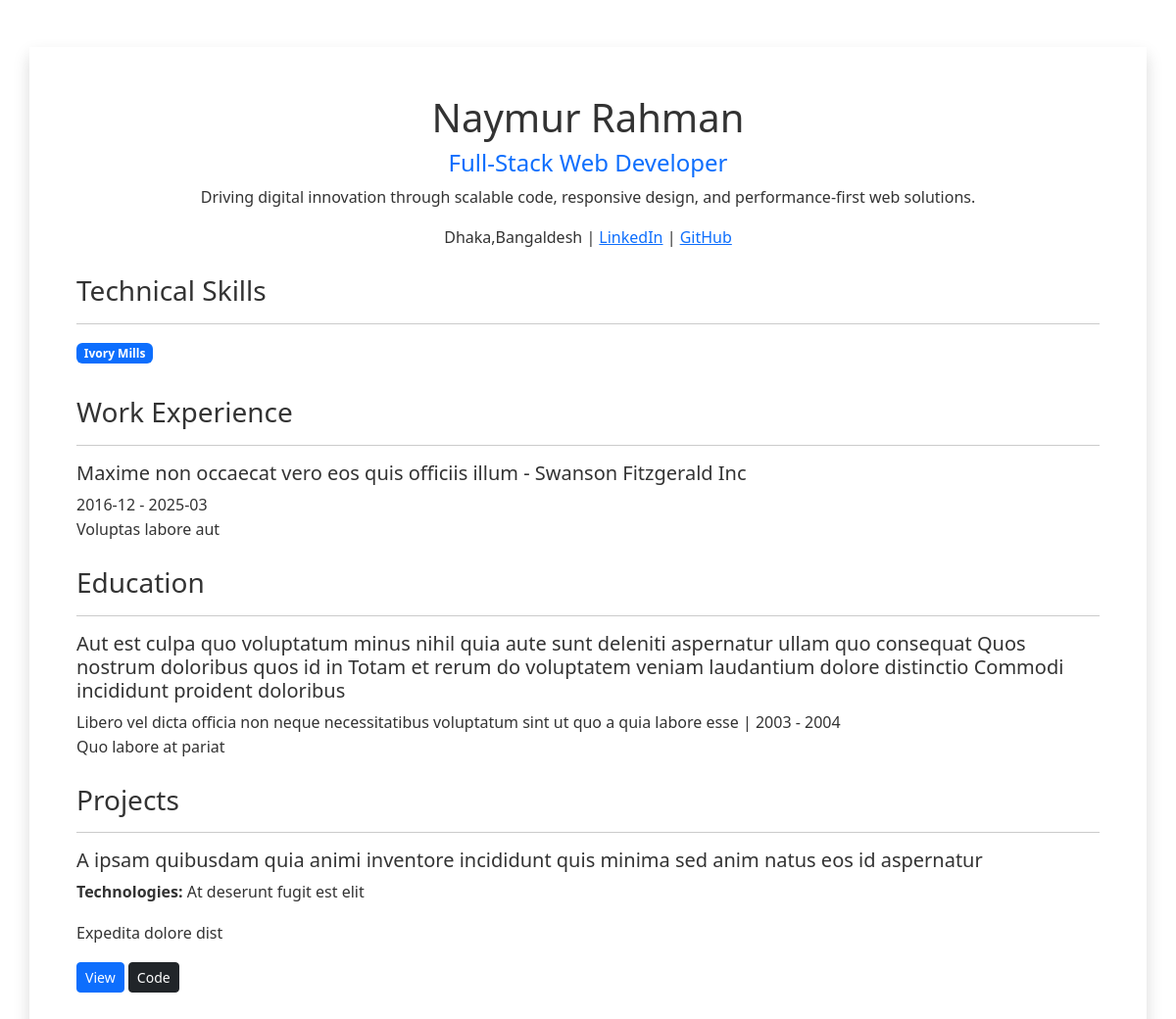
Screenshot of /resume/ with the database file from the repository.
### app/models.py (models this page shows, shortened)
class CustomUserModel(AbstractUser):
    fullname = models.CharField(max_length=255, null=True, blank=True)
    phone = models.CharField(max_length=20, null=True, blank=True)
    title = models.CharField(max_length=100, help_text="Professional title (e.g., Full Stack Developer)", null=True, blank=True)
    date_of_birth = models.DateField(null=True, blank=True)
    bio = models.TextField(max_length=500, help_text="Short bio for hero section", null=True, blank=True)
    about_description = models.TextField(help_text="Detailed about description", null=True, blank=True)
    profile_image = models.ImageField(upload_to='profile_images/', blank=True, null=True)
    resume_file = models.FileField(upload_to='resumes/', blank=True, null=True)
    location = models.CharField(max_length=100, null=True, blank=True)
    linkedin_url = models.URLField(null=True, blank=True)
    github_url = models.URLField(null=True, blank=True)
    twitter_url = models.URLField(null=True, blank=True)
    instagram_url = models.URLField(null=True, blank=True)
    created_at = models.DateTimeField(auto_now_add=True)
    updated_at = models.DateTimeField(auto_now=True)

class skillModel(models.Model):
    user = models.ForeignKey(CustomUserModel, on_delete=models.CASCADE, related_name='skills')
    skill_name = models.CharField(max_length=100)
    image = models.ImageField(upload_to='skill_images/', blank=True, null=True)
    level = models.PositiveIntegerField(default=0, null=True, blank=True)
    created_at = models.DateTimeField(auto_now_add=True)
    updated_at = models.DateTimeField(auto_now=True)

class experienceModel(models.Model):
    user = models.ForeignKey(CustomUserModel, on_delete=models.CASCADE, related_name='experiences')
    job_title = models.CharField(max_length=200)
    company_name = models.CharField(max_length=200)
    location = models.CharField(max_length=100, null=True, blank=True)
    start_date = models.DateField()
    end_date = models.DateField(null=True, blank=True)
    description = models.TextField()
    created_at = models.DateTimeField(auto_now_add=True)
    updated_at = models.DateTimeField(auto_now=True)

class educationModel(models.Model):
    user = models.ForeignKey(CustomUserModel, on_delete=models.CASCADE, related_name='educations')
    degree = models.CharField(max_length=200)
    field_of_study = models.CharField(max_length=200)
    institution = models.CharField(max_length=200)
    start_date = models.DateField()
    end_date = models.DateField(null=True, blank=True)
    description = models.TextField()
    location = models.CharField(max_length=100, null=True, blank=True)
    cgpa = models.CharField(max_length=50, null=True, blank=True)
    out_of = models.CharField(max_length=50, null=True, blank=True)
    created_at = models.DateTimeField(auto_now_add=True)
    updated_at = models.DateTimeField(auto_now=True)

class projectModel(models.Model):
    user = models.ForeignKey(CustomUserModel, on_delete=models.CASCADE, related_name='projects')
    title = models.CharField(max_length=200)
    track_user = models.CharField(max_length=100, null=True, blank=True)
    description = models.TextField()
    image = models.ImageField(upload_to='project_images/', blank=True, null=True)
    project_url = models.URLField(null=True, blank=True)
    git_hub_url = models.URLField(null=True, blank=True)
    created_at = models.DateTimeField(auto_now_add=True)
    updated_at = models.DateTimeField(auto_now=True)

### app/views.py (the view)
# urls.py: path('resume/', resume_view, name='resume'),
def resume_view(request):
    user_profile = CustomUserModel.objects.order_by('-id').first()
    skills = skillModel.objects.filter(user=user_profile)
    projects = projectModel.objects.filter(user=user_profile)
    experiences = experienceModel.objects.filter(user=user_profile)
    educations = educationModel.objects.filter(user=user_profile).order_by('-start_date')
    for project in projects:
        project.tech_list = [t.strip() for t in (project.track_user or "").split(",")]
    context = {
        'user_profile': user_profile,
        'skills': skills,
        'projects': projects,
        'experiences': experiences,
        'educations': educations
    }
    return render(request, 'frontend/resume.html', context)

### app/templates/frontend/resume.html (shortened to what this page needs)
{% load static %}
<!DOCTYPE html>
<html lang="en">
<head>
  <link href="https://cdn.jsdelivr.net/npm/bootstrap@5.3.0/dist/css/bootstrap.min.css" rel="stylesheet">
  <link href="https://cdnjs.cloudflare.com/ajax/libs/font-awesome/6.0.0/css/all.min.css" rel="stylesheet">
  <link href="{% static 'styles.css' %}" rel="stylesheet">
</head>
<body>
  <div class="container my-5 p-5 shadow bg-white">
    <div class="text-center mb-4">
      <h1>{{ user_profile.fullname }}</h1>
      <h4 class="text-primary">{{ user_profile.title }}</h4>
      <p>{{ user_profile.bio }}</p>
      <div>
        <span>{{ user_profile.location }}</span> |
        {% if user_profile.linkedin_url %}<a href="{{ user_profile.linkedin_url }}" target="_blank">LinkedIn</a> |{% endif %}
        {% if user_profile.github_url %}<a href="{{ user_profile.github_url }}" target="_blank">GitHub</a>{% endif %}
      </div>
    </div>
    {% if skills %}
    <section class="mb-4">
      <h3>Technical Skills</h3>
      <hr>
      <div class="row">
        {% for skill in skills %}
        <div class="col-md-3 mb-2">
          <span class="badge bg-primary">{{ skill.skill_name }}</span>
        </div>
        {% endfor %}
      </div>
    </section>
    {% endif %}
    {% if experiences %}
    <section class="mb-4">
      <h3>Work Experience</h3>
      <hr>
      {% for exp in experiences %}
      <div class="mb-3">
        <h5>{{ exp.job_title }} - {{ exp.company_name }}</h5>
        <span>{{ exp.start_date|date:"Y-m" }} - {% if exp.end_date %}{{ exp.end_date|date:"Y-m" }}{% else %}Present{% endif %}</span>
        <p>{{ exp.description }}</p>
      </div>
      {% endfor %}
    </section>
    {% endif %}
    {% if educations %}
    <section class="mb-4">
      <h3>Education</h3>
      <hr>
      {% for edu in educations %}
      <div class="mb-3">
        <h5>{{ edu.degree }} in {{ edu.field_of_study }}</h5>
        <span>{{ edu.institution }} | {{ edu.start_date|date:"Y" }} - {% if edu.end_date %}{{ edu.end_date|date:"Y" }}{% else %}Present{% endif %}</span>
        <p>{{ edu.description }}</p>
      </div>
      {% endfor %}
    </section>
    {% endif %}
    {% if projects %}
    <section class="mb-4">
      <h3>Projects</h3>
      <hr>
      {% for project in projects %}
      <div class="mb-3">
        <h5>{{ project.title }}</h5>
        {% if project.tech_list %}
<p><strong>Technologies:</strong>
  {% for tech in project.tech_list %} {{ tech }}{% if not forloop.last %}, {% endif %}
  {% endfor %}
</p>
{% endif %}
        <p>{{ project.description }}</p>
        <div>
          {% if project.project_url %}<a href="{{ project.project_url }}" target="_blank" class="btn btn-sm btn-primary">View</a>{% endif %}
          {% if project.git_hub_url %}<a href="{{ project.git_hub_url }}" target="_blank" class="btn btn-sm btn-dark">Code</a>{% endif %}
        </div>
      </div>
      {% endfor %}
    </section>
    {% endif %}
  </div>
</body>
</html>

### app/static/styles.css (style rules this page uses)
:root { --primary-color: #007bff; --secondary-color: #6c757d; --dark-color: #343a40; --light-color: #f8f9fa; }
body { font-family: "Segoe UI", Tahoma, Geneva, Verdana, sans-serif; line-height: 1.6; color: #333; }
html { scroll-behavior: smooth; }

### rows the page displays
CustomUserModel: fullname "Naymur Rahman", title "Full-Stack Web Developer", bio "Driving digital innovation through scalable code, responsive design, and performance-first web solutions.", location "Dhaka,Bangaldesh"
skillModel: skill_name "Ivory Mills"
experienceModel: job_title "Maxime non occaecat vero eos quis officiis illum", company_name "Swanson Fitzgerald Inc", start_date "2016-12", end_date "2025-03", description "Voluptas labore aut"
educationModel: degree "Aut est culpa quo voluptatum minus nihil quia aute sunt deleniti aspernatur ullam quo consequat Quos nostrum doloribus quos id", field_of_study "Totam et rerum do voluptatem veniam laudantium dolore distinctio Commodi incididunt proident doloribus", institution "Libero vel dicta officia non neque necessitatibus voluptatum sint ut quo a quia labore esse", start_date "2003", end_date "2004", description "Quo labore at pariat"
projectModel: title "A ipsam quibusdam quia animi inventore incididunt quis minima sed anim natus eos id aspernatur", tech_list "At deserunt fugit est elit", description "Expedita dolore dist"
